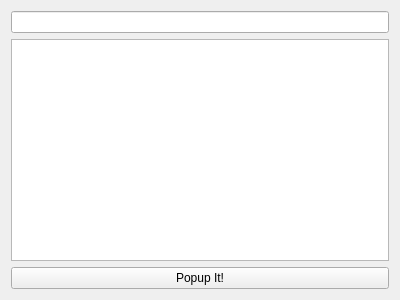
<?xml version="1.0" encoding="UTF-8"?>
<ui version="4.0">
 <class>MainWindow</class>
 <widget class="QMainWindow" name="MainWindow">
  <property name="geometry">
   <rect>
    <x>0</x>
    <y>0</y>
    <width>400</width>
    <height>300</height>
   </rect>
  </property>
  <property name="windowTitle">
   <string>MainWindow</string>
  </property>
  <widget class="QWidget" name="centralWidget">
   <layout class="QVBoxLayout" name="verticalLayout">
    <item>
     <widget class="QLineEdit" name="leTitle"/>
    </item>
    <item>
     <widget class="QTextEdit" name="teText"/>
    </item>
    <item>
     <widget class="QPushButton" name="btnPopup">
      <property name="text">
       <string>Popup It!</string>
      </property>
     </widget>
    </item>
   </layout>
  </widget>
 </widget>
 <layoutdefault spacing="6" margin="11"/>
 <resources/>
 <connections/>
</ui>
